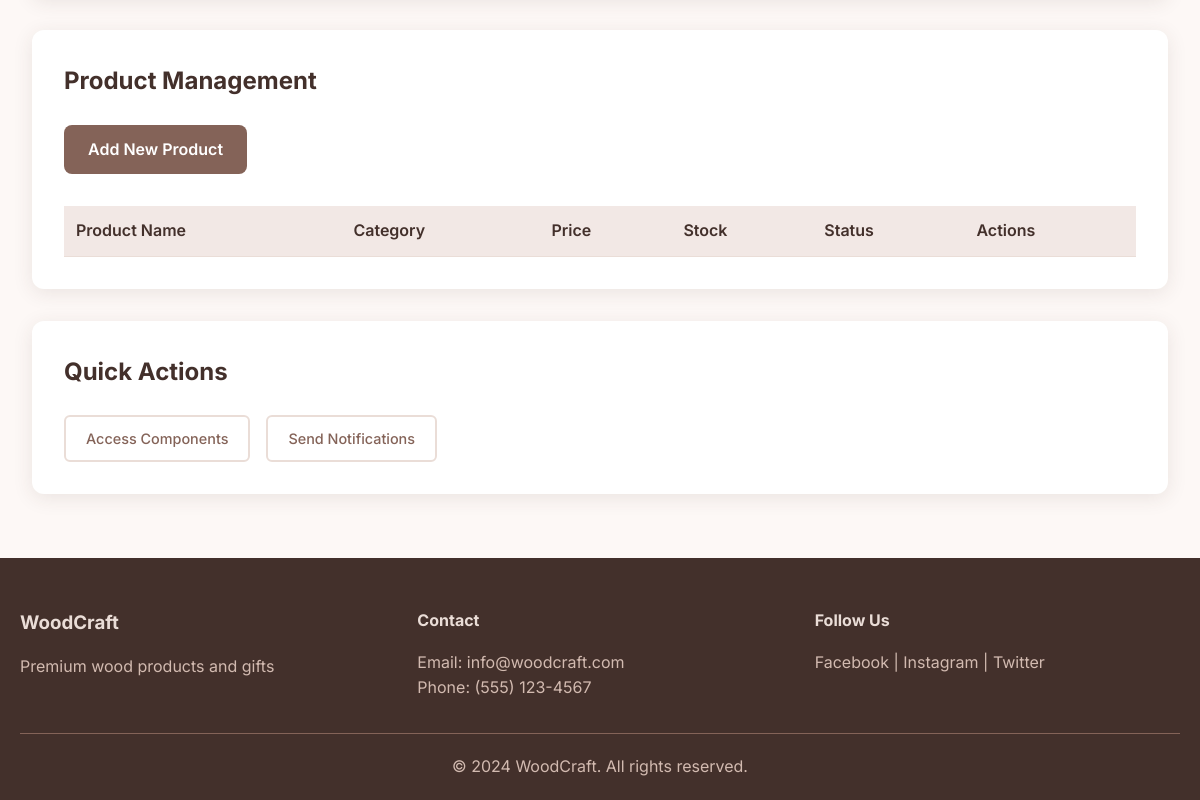
The page /admin-urls/useradmin/ (signed in, lower part) on the database as committed earlier.
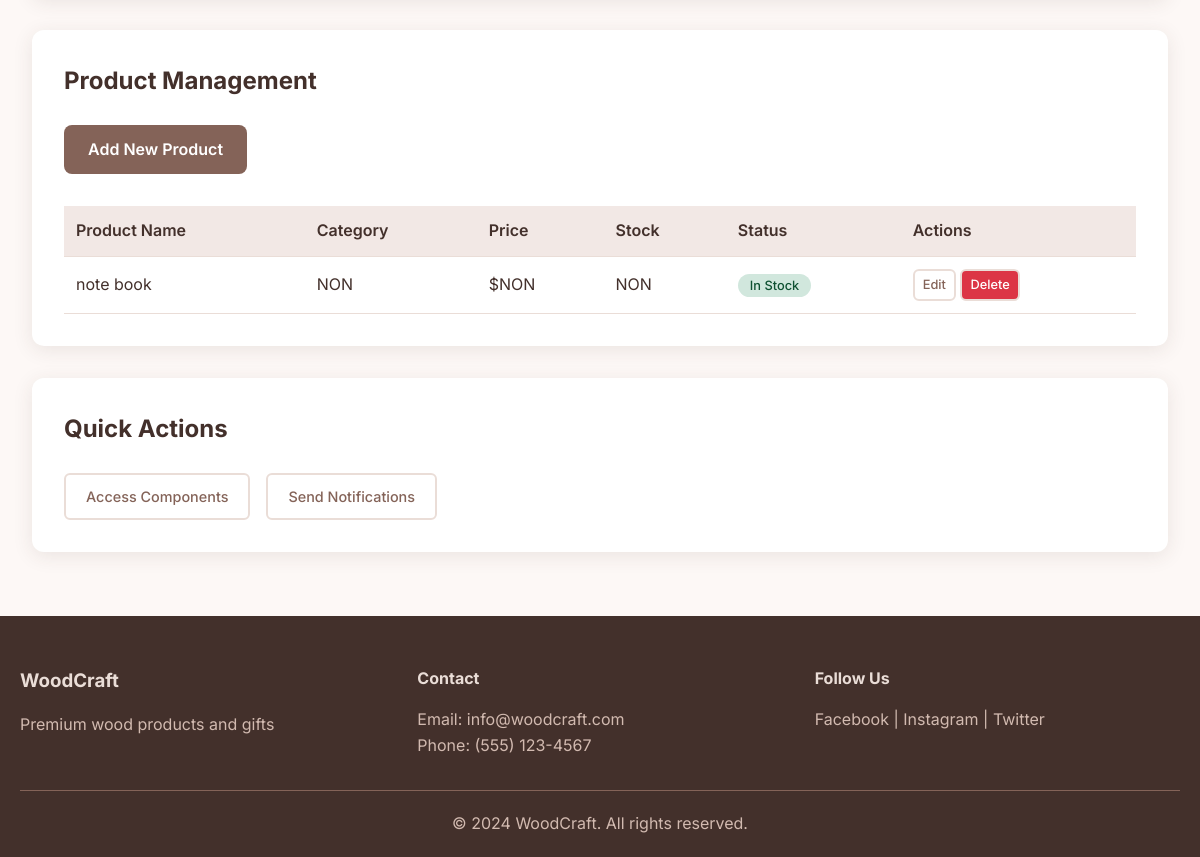
The same page on the database as committed later.
### base/models.py (models this page shows, shortened)
class Products(models.Model):
    name = models.CharField(max_length=100)
    describe = models.TextField()
    image = models.ImageField(upload_to='products/')
    components = models.ManyToManyField(Components, blank=True)

### base/admin_views.py (the view)
# urls.py: path('useradmin/', admin_views.admin, name='admin'),
@login_required(login_url='login')
def admin(request):
    products = Products.objects.all()
    context = {'products': products}
    return render(request, 'base/admin.html', context)

### base/templates/base/admin.html (shortened to what this page needs)
{% extends 'main.html' %}
{% block content %}
    <div class="admin-content">
        <div class="admin-section">
            <h3>Product Management</h3>
            <a href="{% url 'add_product' %}" class="btn-primary" style="margin-bottom: 1rem;">Add New Product</a>
            <div class="table-container">
                <table class="order-table">
                    <thead>
                        <tr>
                            <th>Product Name</th>
                            <th>Category</th>
                            <th>Price</th>
                            <th>Stock</th>
                            <th>Status</th>
                            <th>Actions</th>
                        </tr>
                    </thead>
                    <tbody>
                        {% for product in products %}
                        <tr>
                            <td>{{product.name}}</td>
                            <td>NON</td>
                            <td>$NON</td>
                            <td>NON</td>
                            <td><span class="status-badge status-delivered">In Stock</span></td>
                            <td>
                                <a href="{% url 'edit_product' product.id %}" class="btn-secondary" style="padding: 4px 8px; font-size: 0.8rem;">Edit</a>
                                <a href="{% url 'delete_product' product.id %}" class="btn-secondary" style="padding: 4px 8px; font-size: 0.8rem; background-color: #dc3545; color: white;">Delete</a>
                            </td>
                        </tr>
                        {% endfor %}
                    </tbody>
                </table>
            </div>
        </div>
        <div class="admin-section">
            <h3>Quick Actions</h3>
            <div class="action-buttons">
                <a href="{% url 'access_components' %}" class="btn-secondary">Access Components</a>
                <a href="#" class="btn-secondary">Send Notifications</a>
            </div>
        </div>
    </div>
{% endblock %}

Rows that differ between the two databases and show on the page:
added Products: name "note book"
